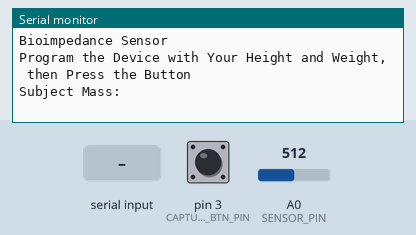
Bench run of a sketch on a simulated Arduino Uno, built with avr-gcc and run on an emulated ATmega328P. On the bench: the last lines printed to the serial monitor. The test bench sets the inputs (shaded band); at power-on: pin 3 (CAPTURE_BTN_PIN) HIGH, A0 (SENSOR_PIN) = 512.

Above: at 0.8 s.
0.9 s: "90,45\n" received over Serial
At 2.1 s:
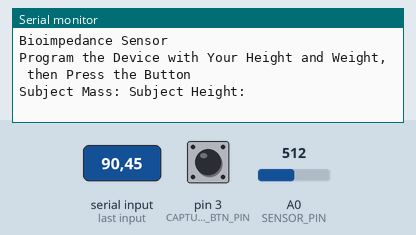
2.4 s: pin 3 (CAPTURE_BTN_PIN) pulled LOW for 0.15 s
At 4.2 s:
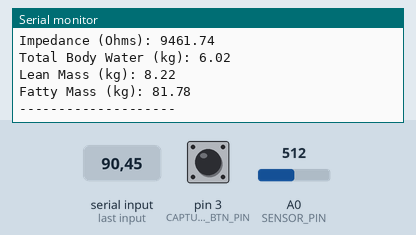

The sketch:

firmware.ino
```cpp
// #include <Arduino.h>
#include <stdint.h>

// Constants

// body parameters
// #define SUBJECT_MASS_KG 97.5
// #define SUBJECT_HEIGHT_CM 289.6
// sampling and comms
#define BAUD_RATE 9600
#define NUM_SAMPLES_PER_CAPTURE 10
#define PERIOD_BETWEEN_SAMPLES_MS 100
#define PERIOD_BETWEEN_CAPTURES_MS 1000
// voltage to impedance calibration constants
#define ADC_REF_VOLTAGE 5.0
#define ADC_MAX_VAL 1023
#define VOLTAGE_TO_IMPEDANCE_SQUARE_GAIN 879.0
#define VOLTAGE_TO_IMPEDANCE_LINEAR_GAIN 1326.0
#define VOLTAGE_TO_IMPEDANCE_OFFSET 639.0

// Pin Defs

#define SENSOR_PIN A0
#define CAPTURE_BTN_PIN 3

// Globals
float SUBJECT_MASS_KG;
float SUBJECT_HEIGHT_CM;

// Functions

float samples_to_capture_avg(int (&samples)[NUM_SAMPLES_PER_CAPTURE]) {
  float average = 0;
  for (int i = 0; i < NUM_SAMPLES_PER_CAPTURE; ++i) {
    average = average + (((float)samples[i] - average) / ((float)i + 1.0));
  }
  return average;
}

float adc_to_impedance_ohms(float adc_val) {
  float in_voltage = adc_val * (ADC_REF_VOLTAGE / ADC_MAX_VAL);
  return VOLTAGE_TO_IMPEDANCE_OFFSET +
         (VOLTAGE_TO_IMPEDANCE_LINEAR_GAIN * in_voltage) +
         (VOLTAGE_TO_IMPEDANCE_SQUARE_GAIN * in_voltage * in_voltage);
}

// calculate Total Body Water (TBW) in kg from impedance,
// mass (within 0.1kg), and height (within 0.5cm)
// reference : Kushner
// (https://www.sciencedirect.com/science/article/abs/pii/S0002916523399581?via%3Dihub)
// (https://www.bodystat.com/content/114%20Validation%20TBW%20vs%20Deuterium%20new%20Equation%204-7%20year%20olds%20Weijs%202011%20Bodystat1500MDD.pdf)
float calc_TBW_kg(float impedance_ohms, float mass_kg, float height_cm) {
  float TBW_kg = (0.59 * ((height_cm * height_cm) / impedance_ohms)) +
                 (0.065 * mass_kg) + 0.04;
  return TBW_kg;
}

// calculate Fat Free Mass (FFM) in kg from TBW
// reference: Khaled
// (https://ieeexplore.ieee.org/stamp/stamp.jsp?tp=&arnumber=508703)
float calc_FFM_kg(float TBW_kg) { return (TBW_kg / 0.732); }

// calculate Fat Mass in kg from mass and FFM
// reference: Khaled
// (https://ieeexplore.ieee.org/stamp/stamp.jsp?tp=&arnumber=508703)
float calc_FM_kg(float mass_kg, float FFM_kg) { return (mass_kg - FFM_kg); }

void setPinModes() {
  pinMode(SENSOR_PIN, INPUT);
  pinMode(CAPTURE_BTN_PIN, INPUT_PULLUP);
}

void setup() {
  setPinModes();
  Serial.begin(BAUD_RATE);
  Serial.println("\n\nBioimpedance Sensor\nProgram the Device with Your Height "
                 "and Weight, then Press the Button\n");
  Serial.print("Subject Mass: ");
  while (Serial.available() == 0)
    ;
  SUBJECT_MASS_KG = Serial.parseFloat();
  Serial.print("Subject Height: ");
  while (Serial.available() == 0)
    ;
  SUBJECT_HEIGHT_CM = Serial.parseFloat();
  Serial.println();
}

void loop() {
  int samples[NUM_SAMPLES_PER_CAPTURE];
  // on capture button press, begin capture
  if (digitalRead(CAPTURE_BTN_PIN) == LOW) {
    // capture several samples at the specified rate
    for (int sample_i = 0; sample_i < NUM_SAMPLES_PER_CAPTURE; ++sample_i) {
      samples[sample_i] = analogRead(SENSOR_PIN);
      delay(PERIOD_BETWEEN_SAMPLES_MS);
    }
    // average captured samples' ADC values
    float adc_val = samples_to_capture_avg(samples);
    // convert average ADC value to impedance
    float impedance = adc_to_impedance_ohms(adc_val);
    // convert impedance to BIA values
    float total_body_water =
        calc_TBW_kg(impedance, SUBJECT_MASS_KG, SUBJECT_HEIGHT_CM);
    float lean_mass = calc_FFM_kg(total_body_water);
    float fatty_mass = calc_FM_kg(SUBJECT_MASS_KG, lean_mass);
    // display result
    Serial.print("\nImpedance (Ohms): ");
    Serial.print(impedance);
    Serial.print("\nTotal Body Water (kg): ");
    Serial.print(total_body_water);
    Serial.print("\nLean Mass (kg): ");
    Serial.print(lean_mass);
    Serial.print("\nFatty Mass (kg): ");
    Serial.print(fatty_mass);
    Serial.print("\n--------------------\n\n");
    delay(PERIOD_BETWEEN_CAPTURES_MS);
  }
}
```

Measured:
- after the input at 0.9 s, the serial monitor: prints a new line at once (image 1)
- after the input at 2.4 s, the serial monitor: prints a new line after 1.0 s (image 2)
